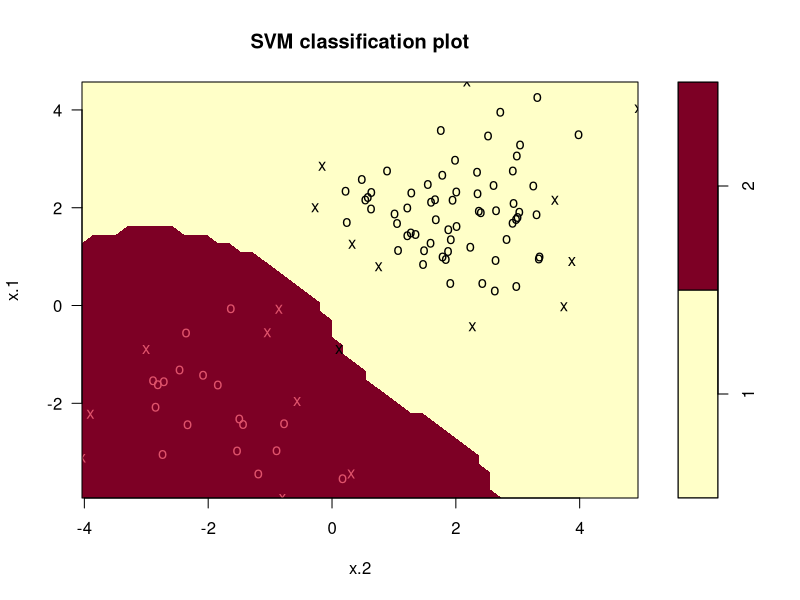

Generate this figure with R:
# Load library
library(e1071)

# Clear environment
rm(list = ls())

# Setting Japanese font (for MacOSX)
# par(family= "HiraKakuProN-W3")

# Chapter8 e.g.78
# e1071パッケージを用いたサポートベクトルマシン処理
x <- matrix(rnorm(200 * 2), ncol = 2)
x[1:150, ] <- x[1:150, ] + 2 # テキストは1:100となっているが、これは不適切
x[151:200, ] <- x[151:200, ] - 2 # テキストは101:150となっているが、これは不適切
y <- c(rep(1, 150), rep(2, 50))
dat <- data.frame(x = x, y = as.factor(y))
train <- sample(200, 100)
svmfit <- svm(y ~ ., data = dat[train, ], 
              kernel = "radial",
              gamma = 1, const = 100)
plot(svmfit, dat[train, ])

tune_out <- tune(svm, y ~ ., 
                 data = dat[train, ],
                 kernel = "radial",
                 ranges = list(const = c(0.1, 1, 10, 100, 1000),
                               gamma = c(0.5, 1, 2, 3, 4)))
summary(tune_out)
